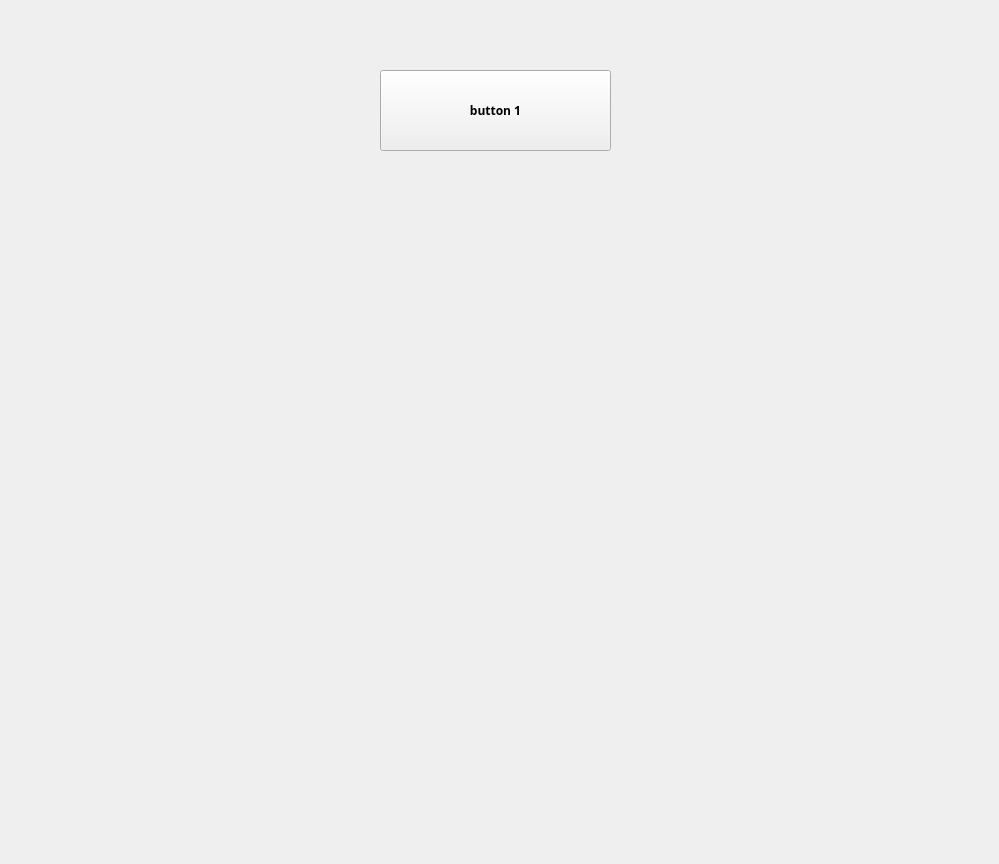
<?xml version="1.0" encoding="UTF-8"?>
<ui version="4.0">
 <class>Form</class>
 <widget class="QWidget" name="Form">
  <property name="geometry">
   <rect>
    <x>0</x>
    <y>0</y>
    <width>999</width>
    <height>864</height>
   </rect>
  </property>
  <property name="windowTitle">
   <string>Form</string>
  </property>
  <widget class="QPushButton" name="button1">
   <property name="geometry">
    <rect>
     <x>380</x>
     <y>70</y>
     <width>231</width>
     <height>81</height>
    </rect>
   </property>
   <property name="font">
    <font>
     <family>Montserrat Subrayada</family>
     <weight>75</weight>
     <italic>false</italic>
     <bold>true</bold>
    </font>
   </property>
   <property name="text">
    <string>button 1</string>
   </property>
  </widget>
 </widget>
 <resources/>
 <connections/>
</ui>
